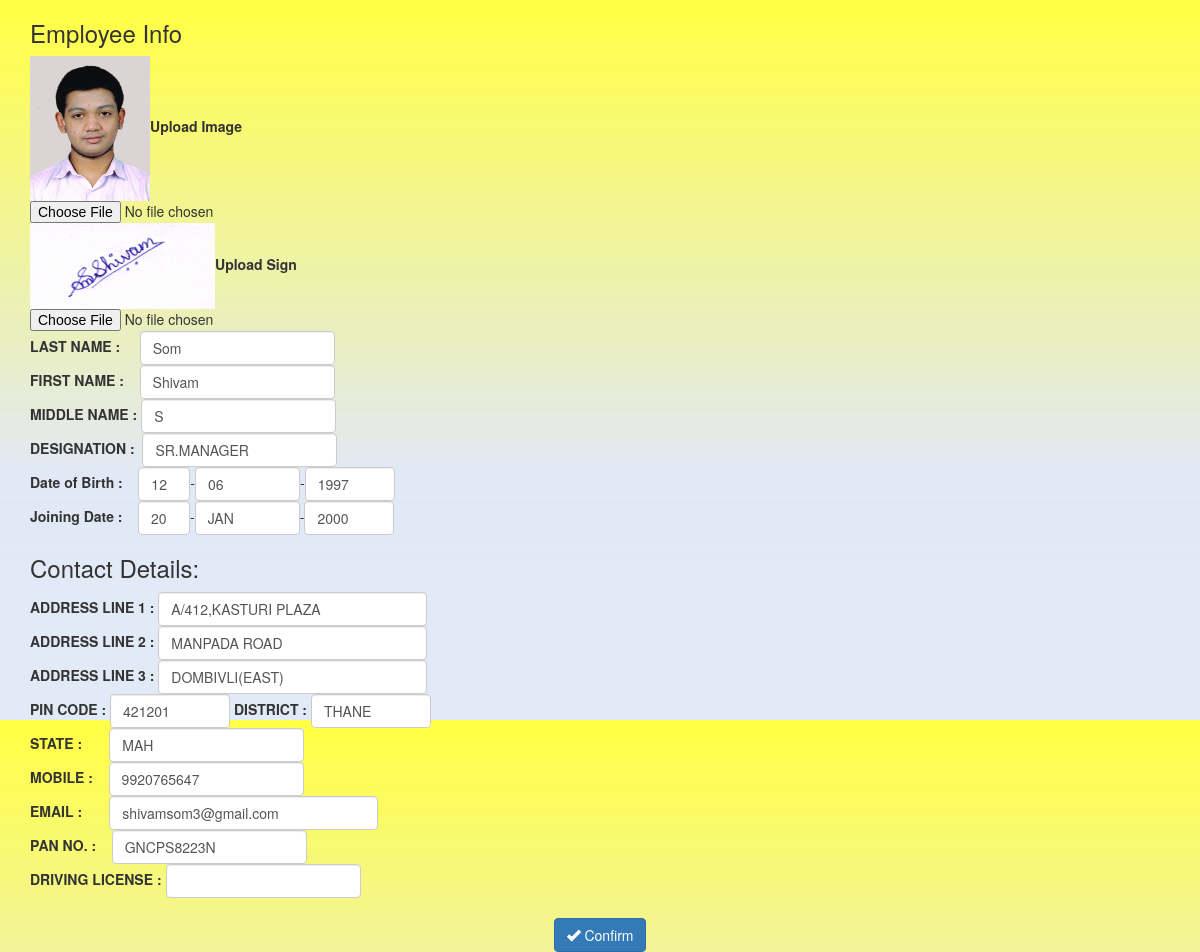
Screenshot of /emp_update.php?empid=1 (signed in) with the database file from the repository.
### tables this page shows
CREATE TABLE `employee` (
  `empid` int(11) NOT NULL,
  `image_name` varchar(100) NOT NULL,
  `image_path` varchar(200) NOT NULL,
  `lastname` varchar(20) NOT NULL,
  `firstname` varchar(20) NOT NULL,
  `middlename` varchar(20) NOT NULL,
  `day` int(5) NOT NULL,
  `month` varchar(10) NOT NULL,
  `year` int(11) NOT NULL,
  `gender` varchar(1) NOT NULL,
  `bloodgroup` varchar(3) NOT NULL,
  `addr1` varchar(25) NOT NULL,
  `addr2` varchar(20) NOT NULL,
  `addr3` varchar(20) NOT NULL,
  `pin` int(11) NOT NULL,
  `dist` varchar(20) NOT NULL,
  `state` varchar(5) NOT NULL,
  `mob` varchar(11) NOT NULL,
  `email` varchar(25) NOT NULL,
  `pan` varchar(10) DEFAULT NULL,
  `drive` varchar(10) DEFAULT NULL,
  `startday` int(11) NOT NULL,
  `startmonth` varchar(10) NOT NULL,
  `startyear` int(11) NOT NULL,
  `jobtitle` varchar(20) NOT NULL,
  `sign_name` varchar(100) NOT NULL,
  `sign_path` varchar(200) NOT NULL
);

### emp_update.php (the view, shortened to what this page needs)
<!DOCTYPE html>
<html>
<head>
<link rel="stylesheet" href="./bootstrap-3.3.7-dist/css/bootstrap.min.css">
</head>
<body background="./css/template.jpg">
</body>
</html>
<?php
include 'include/session.php';
$a = $_GET['empid'];
		$sql = "SELECT * FROM employee WHERE empid='$a'";
		$res = $conn->query($sql);
				if($res->num_rows > 0)
				{
					$row = $res->fetch_assoc();
				}
			emp_update($row,$a);
function emp_update($row,$a)
{		echo  "<form class='form-inline' action='eupdate.php?e=$a' method='post' enctype='multipart/form-data'><div class='container '>";
	echo "<h3>Employee Info</h3>";
	echo "<img alt='emp_image' width='120px' src='$row[image_path]' height='145px' id='passport'>";
	echo "<b>Upload Image</b><input type='file' accept='image/*'  name='image' onchange='loadFile(event)' >";
	echo "<img alt='emp_sign'  src= '$row[sign_path]' id='sig' width='185px' height='86px'>";
	echo "<b>Upload Sign</b><input type='file'  accept='image/*' name='signature' onchange='upload_sign(event)'>";
	echo "<b>LAST NAME : &nbsp;&nbsp;&nbsp;&nbsp;</b><input type='text' name='lastname' value='$row[lastname]' class='form-control' ><br>";
	echo "<b>FIRST NAME : &nbsp;&nbsp;&nbsp;</b><input type='text' name='firstname' value='$row[firstname]' class='form-control'><br>";
	echo "<b>MIDDLE NAME : </b><input type='text' name='middlename' value='$row[middlename]' class='form-control'><br>";
	echo "<b>DESIGNATION : &nbsp;</b><input type='text' name='jobtitle' value='$row[jobtitle]' class='form-control'><br>";
	echo "<b>Date of Birth : &nbsp;&nbsp;&nbsp;</b><input type='text' name='day' value='$row[day]' class='form-control' size='1'>-<input type='text' value='$row[month]' name='month' class='form-control' size='8'>-<input type='number' value='$row[year]' name='year' class='form-control' size='3' min='1930' max='2000'><br>";
	echo "<b>Joining Date : &nbsp;&nbsp;&nbsp;</b><input type='text' name='startday' value='$row[startday]' class='form-control' size='1'>-<input type='text' name='startmonth' value='$row[startmonth]' class='form-control' size='8'>-<input type='number' value='$row[startyear]' name='startyear' class='form-control' size='3' min='1930' max='2018'><br>";
	echo "<h3>Contact Details:</h3>";
	echo "<b>ADDRESS LINE 1 : </b><input type='text' size='30' name='addr1' value='$row[addr1]' class='form-control' ><br>";
	echo "<b>ADDRESS LINE 2 : </b><input type='text' size='30' name='addr2' value='$row[addr2]' class='form-control' ><br>";
	echo "<b>ADDRESS LINE 3 : </b><input type='text' size='30' name='addr3' value='$row[addr3]' class='form-control' ><br>";
	echo "<b>PIN CODE : </b><input type='text' size='10' name='pin' value='$row[pin]' class='form-control' >";
	echo "<b>&nbsp;DISTRICT : </b><input type='text' size='10' name='dist' value='$row[dist]' class='form-control' ><br>";
echo "<b>STATE : &nbsp;&nbsp;&nbsp;&nbsp;&nbsp;&nbsp;</b><input type='text' size='' name='state' value='$row[state]' class='form-control' ><br>";
echo "<b>MOBILE : </b>&nbsp;&nbsp;&nbsp;<input type='number' size='3' name='mob' class='form-control'   value='$row[mob]'><br>";
echo "<b>EMAIL : </b>&nbsp;&nbsp;&nbsp;&nbsp;&nbsp;&nbsp;<input type='text' size='30' name='email' value='$row[email]' class='form-control' ><br>";
echo "<b>PAN NO. : </b>&nbsp;&nbsp;&nbsp;<input type='text' size='' name= 'pan' value='$row[pan]' class='form-control' ><br>";
echo "<b>DRIVING LICENSE : </b><input type='text' name= 'drive' size='' value='$row[drive]' class='form-control' ><br></div><br>";
			echo "<center><button type='submit' name='confirm' class='btn btn-primary'><span class='glyphicon glyphicon-ok'></span> Confirm</button></center>";
echo "</form>";
}
?>

### rows the page displays
employee: image_path (picture), sign_path (picture), lastname "Som", firstname "Shivam", middlename "S", jobtitle "SR.MANAGER", day "12", month "06", year "1997", startday "20", startmonth "JAN", startyear "2000", addr1 "A/412,KASTURI PLAZA", addr2 "MANPADA ROAD", addr3 "DOMBIVLI(EAST)", pin "421201", dist "THANE", state "MAH", mob "9920765647", email "shivamsom3@gmail.com", pan "GNCPS8223N"
